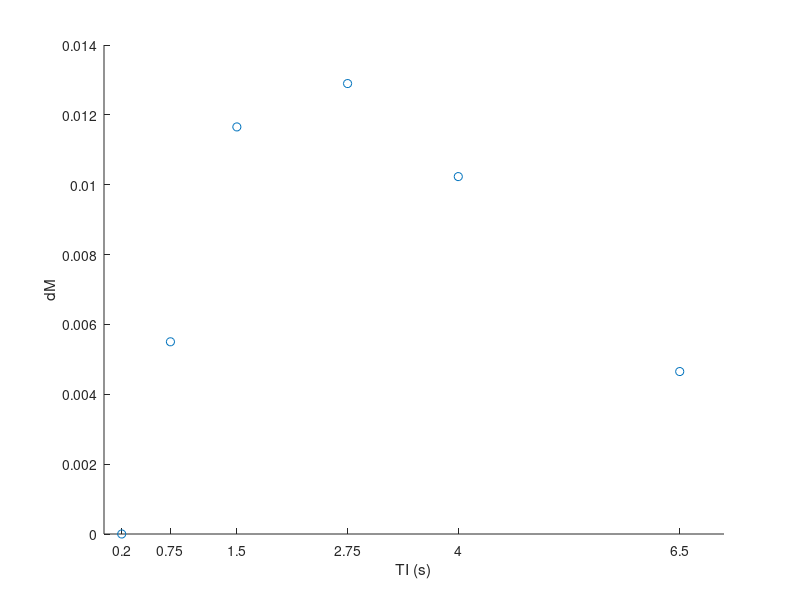
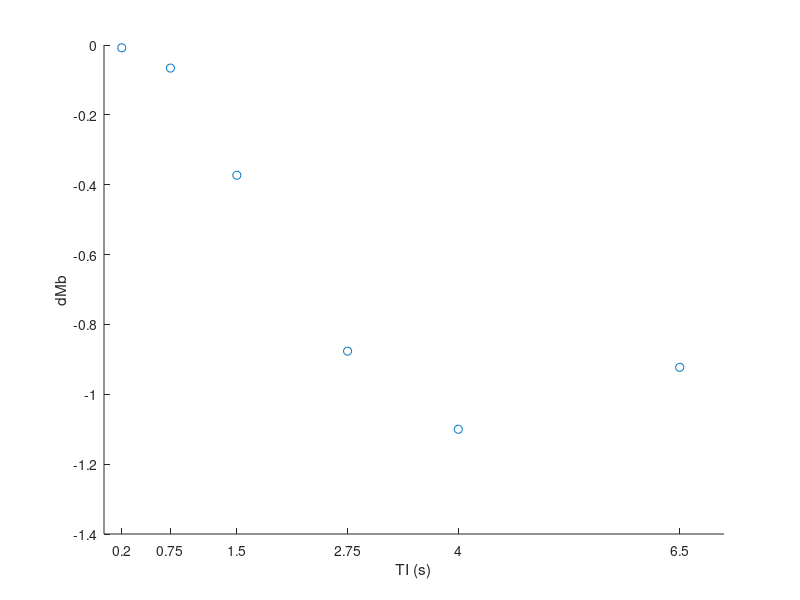
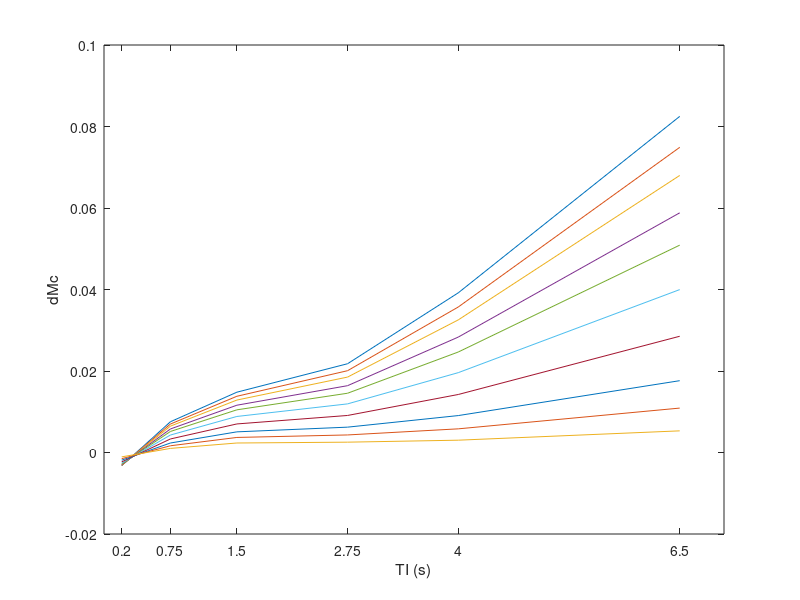
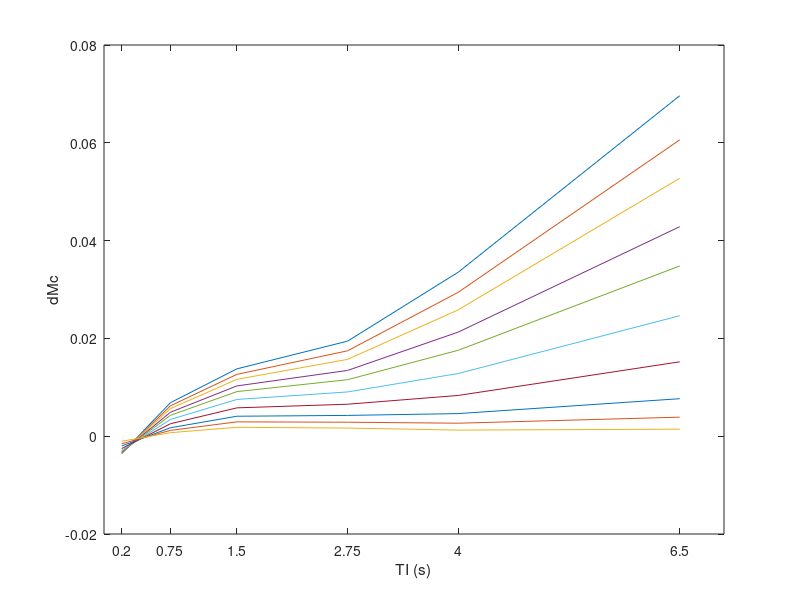

Write the MATLAB code that produced these figures, in order.
% simulate curves from Ohene 2021

%
BB_lambda = 0.9;

TI_a = 800;
TI_b = 1500;
TE = [8 10 12 15 18 23 30 40 50 65];

simASLsig_a = [1 0.95 0.88 0.75 0.65 0.59 0.45 0.3 0.22 0.1]; %pseudo data

rising = 0:0.01:0.09; 
simASLsig_b = simASLsig_a + rising; %pseudo data


% y = 2*exp(-0.2*x) + 0.1*randn(size(x));
% r = 1+(0.5-0.1).*rand(1);
% linfunc =  exp([0.1:0.1:1]);
% simASLsig2 = simASLsig.*linfunc;

%
% scatter(TE, simASLsig_a)
% xlim([0 70])
% ylim([0 1.5])
% ylabel('ASL signal (au)')
% xlabel('TE (ms)')
% hold on
% scatter(TE, simASLsig_b)
% 
% legend('TI=800ms','TI=1500ms')

%

TR = 5000;

% from data
CBF = 70; % adult mice 191 mL/100g/min - for human brain 70 ml/100g/min

CBF=CBF/6000; %%convert to SI units


T1a = 1.9; %longitudinal relaxation of arterial blood (ms) at 9.4 T 2.4s human at 3.0 T = 1.9 s
R1a = 1/T1a;
R1app = 1/1.7; %seconds
tau = 1.7; % temporal length of tagged bolus seconds

% arrival time of the labeled bolus of blood water to imaging
% ROI, estimated using multi TI ASL acquisition
% At short TIs, ASL signal dM has linear dependence on TI
% dM = 0 when artTT > TI
artTT = 0.400; %typical 500ms to arrive
Moa = 1; % assume magnetization recovers to 1

inv_eff = 0.9; %inversion efficiency

TI_artTT = [0.2 0.3 0.4 0.5];
TE_artTT = 0.01;
TR_artTT = 10; % seconds

theTIs = [0.2 0.75 1.5 2.75 4 6.5];

A = 2.*inv_eff.*Moa.*(CBF/BB_lambda);

%% section 2.2
% equation 2
dM = A.*(theTIs-artTT).*exp(-theTIs./T1a); % when artTT < TI

dM(dM<0)=0; % to ensure below zero there is no negative dM (TI must be greater than artTT)

figure, scatter(theTIs,dM)
xlabel('TI (s)')
xticks(theTIs)
%xticklabels(theTIs)
ylabel('dM')
%
Mo = 1;

T1b = 2;

% equation 7
T1prime_reciprocal = 1/T1a + CBF/BB_lambda;
T1prime = 1/T1prime_reciprocal;

% equation 6
k = 1/T1b - 1/T1prime; %%% Need to fix this bit, something going wrong

% what if k is tiny and positive
%k = 0.00001;

% equation 4 & 5
q1 = exp(k.*theTIs).*exp(-k.*artTT)-(exp(-k.*theTIs)/k.*(theTIs-artTT));
q2 = exp(k.*theTIs).*exp(-k.*artTT)-(exp(-k.*(tau+artTT)/k.*tau));

%equation 3
dMb = 2.*Mo.*(theTIs-artTT).*inv_eff.*CBF.*(max(0,theTIs-artTT)/theTIs-artTT).*(exp(-theTIs.*R1a).*q1.*(min(0,theTIs-artTT-tau)/theTIs-artTT-tau)+2.*Mo.*tau.*inv_eff.*exp(-theTIs.*R1a).*q2.*(max(0,theTIs-artTT-tau)/theTIs-artTT-tau));


%figure, scatter(1:length(dMb),dMb)
figure, scatter(theTIs,dMb)
xlabel('TI (s)')
xticks(theTIs)
%xticklabels(theTIs)
ylabel('dMb')

%% section 2.3
tissueTT = 0.5; % GUESS
dR = R1app - R1a;
T2iv800 = 20.6; % ms
T2iv1500 = 14.3;
T2ev800 = 37.1;
T2ev1500 = 34.5;

T2iv = [T2iv800, T2iv1500];
T2ev = [T2ev800, T2ev1500];

% equation 10
dMiv = ((2.*Mo.*CBF)./BB_lambda) .*(exp(-theTIs.*R1a).*(min(artTT-theTIs+tau,0)-artTT)-(min(tissueTT-theTIs+tau,0)-tissueTT));

% equation 11
dMev = ((2.*Mo.*CBF)./BB_lambda) .*(exp(-theTIs.*R1app).*(exp(min(theTIs,tissueTT+tau).*dR) - exp(tissueTT.*dR)) ./ dR);

%equation 9
IV_fraction = dMiv ./ (dMiv + dMev);

%equation 8
% NEED TO FIX DIMENSIONS HERE - fixed
dMc = zeros(6,10,2);
% dMiv has 6 vals, TE has 10 vals, T2 has 2 values
for T2_idx = 1:length(T2iv)
    for TE_idx = 1:length(TE)
        tmpVal = dMiv.*exp(-(TE(TE_idx)./T2iv(T2_idx))) + dMev.*exp(-(TE(TE_idx)./T2ev(T2_idx)));
        tmpVal = tmpVal(:)
        dMc(:,TE_idx,T2_idx) = tmpVal;
    end
    
end

%equation 12
% water exchange time Twex
% time for magnetically labeled vascular water to transfer across the BBB
% into brain tissue entering the imaging slice/
Twex = tissueTT - artTT;

% T2 1
figure
for ii = 1:10
plot(theTIs, dMc(:,ii, 1))
xlabel('TI (s)')
xticks(theTIs)
ylabel('dMc')

hold on
end


% T2 2
figure
for ii = 1:10
plot(theTIs, dMc(:,ii, 2))
xlabel('TI (s)')
xticks(theTIs)
ylabel('dMc')

hold on
end













